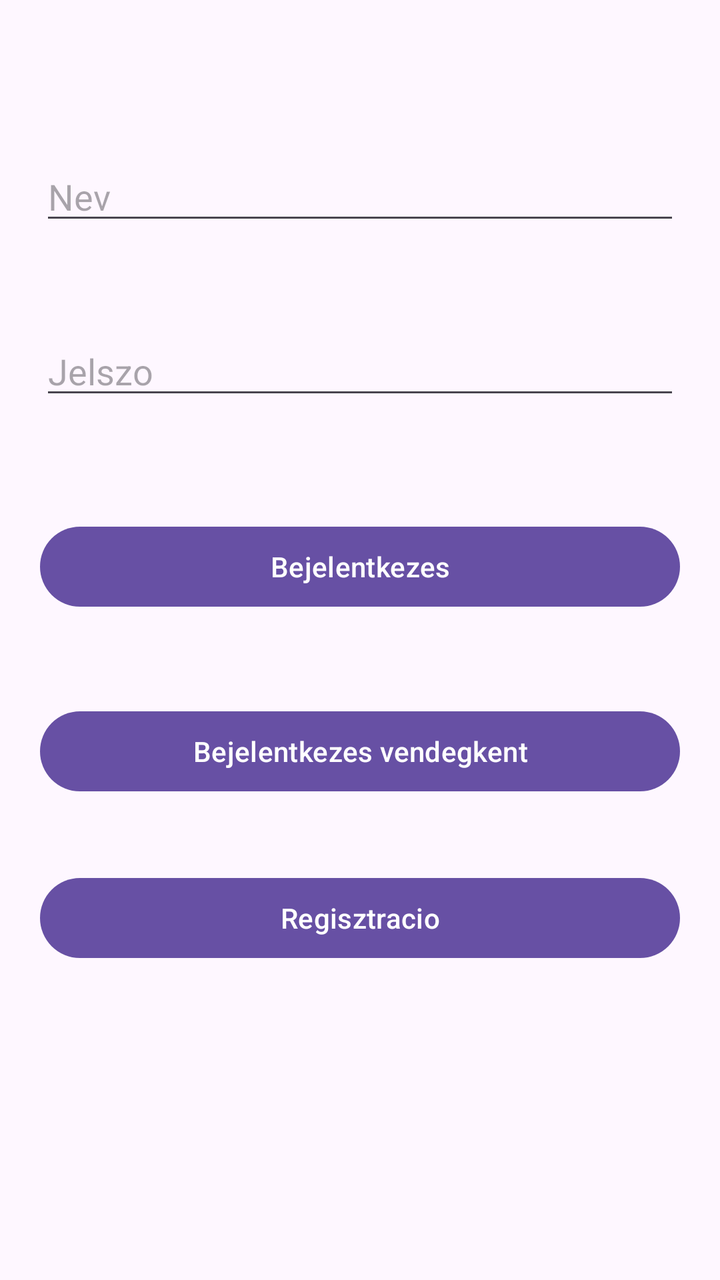
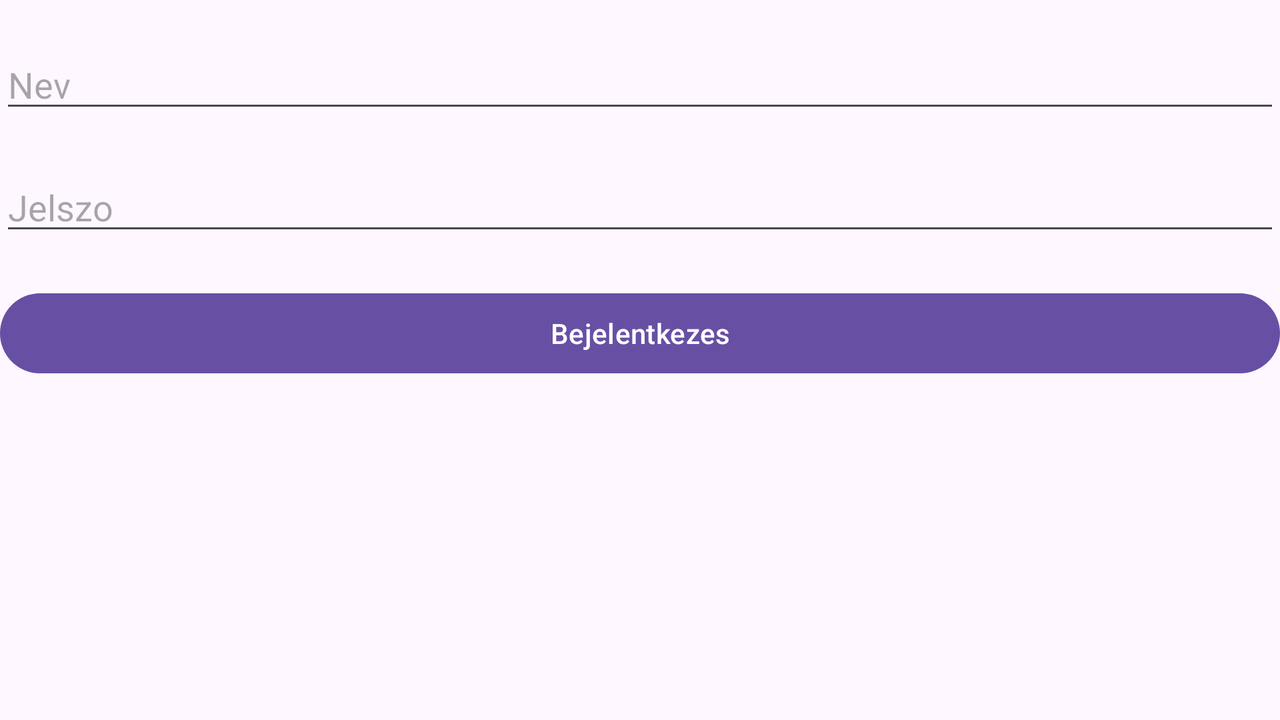

Compare how this app lays out the same screen by default and in its alternative resource folder. The renders come first, then the two layout files and the values they reference.
<!-- AndroidManifest.xml: application theme Theme.Reflextest -->
<!-- res/layout/activity_main.xml -->
<?xml version="1.0" encoding="utf-8"?>
<androidx.constraintlayout.widget.ConstraintLayout
    xmlns:android="http://schemas.android.com/apk/res/android"
    xmlns:app="http://schemas.android.com/apk/res-auto"
    xmlns:tools="http://schemas.android.com/tools"
    android:id="@+id/main"
    android:layout_width="match_parent"
    android:layout_height="match_parent"
    android:layout_margin="20dp"
    tools:context=".MainActivity">

    <EditText
        android:id="@+id/editTextUserName"
        android:layout_width="match_parent"
        android:layout_height="wrap_content"
        android:ems="10"
        android:hint="@string/name"
        android:inputType="text"
        app:layout_constraintBottom_toBottomOf="parent"
        app:layout_constraintTop_toTopOf="parent"
        app:layout_constraintVertical_bias="0.1"
        tools:layout_editor_absoluteX="0dp"
        android:autofillHints="Your email" />

    <EditText
        android:id="@+id/editTextPassword"
        android:layout_width="match_parent"
        android:layout_height="wrap_content"
        android:autofillHints="Min 8 character"
        android:ems="10"
        android:hint="@string/password"
        android:inputType="textPassword"
        app:layout_constraintBottom_toBottomOf="parent"
        app:layout_constraintTop_toBottomOf="@+id/editTextUserName"
        app:layout_constraintVertical_bias="0.1"
        tools:layout_editor_absoluteX="0dp" />

    <Button
        android:id="@+id/loginButton"
        android:layout_width="0dp"
        android:layout_height="wrap_content"
        android:layout_marginTop="20dp"
        android:onClick="login"
        android:text="@string/login"
        app:layout_constraintBottom_toBottomOf="parent"
        app:layout_constraintEnd_toEndOf="parent"
        app:layout_constraintHorizontal_bias="0.0"
        app:layout_constraintStart_toStartOf="parent"
        app:layout_constraintTop_toBottomOf="@+id/editTextPassword"
        app:layout_constraintVertical_bias="0.1" />

    <Button
        android:id="@+id/guestLoginButton"
        android:layout_width="0dp"
        android:layout_height="wrap_content"
        android:layout_marginTop="20dp"
        android:onClick="loginAsGuest"
        android:text="@string/guest_login"
        app:layout_constraintBottom_toBottomOf="parent"
        app:layout_constraintEnd_toEndOf="parent"
        app:layout_constraintHorizontal_bias="0.0"
        app:layout_constraintStart_toStartOf="parent"
        app:layout_constraintTop_toBottomOf="@+id/loginButton"
        app:layout_constraintVertical_bias="0.1" />

    <Button
        android:id="@+id/registerButton"
        android:layout_width="0dp"
        android:layout_height="wrap_content"
        android:layout_marginTop="20dp"
        android:onClick="register"
        android:text="@string/registration"
        app:layout_constraintBottom_toBottomOf="parent"
        app:layout_constraintEnd_toEndOf="parent"
        app:layout_constraintHorizontal_bias="0.0"
        app:layout_constraintStart_toStartOf="parent"
        app:layout_constraintTop_toBottomOf="@+id/guestLoginButton"
        app:layout_constraintVertical_bias="0.1" />

</androidx.constraintlayout.widget.ConstraintLayout>
<!-- resources referenced by this layout -->
<resources>
  <string name="guest_login">Bejelentkezes vendegkent</string>
  <string name="login">Bejelentkezes</string>
  <string name="name">Nev</string>
  <string name="password">Jelszo</string>
  <string name="registration">Regisztracio</string>
  <style name="Theme.Reflextest" parent="Base.Theme.Reflextest" />
  <style name="Base.Theme.Reflextest" parent="Theme.Material3.DayNight.NoActionBar">
          
          
      </style>
</resources>
<!-- res/layout-land/activity_main.xml (the repository's variant of the layout above) -->
<!-- drawn on the phone turned sideways -->
<?xml version="1.0" encoding="utf-8"?>
<LinearLayout
    xmlns:android="http://schemas.android.com/apk/res/android"
    xmlns:tools="http://schemas.android.com/tools"
    android:id="@+id/main"
    android:layout_width="match_parent"
    android:layout_height="match_parent"
    android:orientation="vertical"
    tools:context=".MainActivity">

    <EditText
        android:id="@+id/editTextUserName"
        android:layout_width="match_parent"
        android:layout_height="wrap_content"
        android:ems="10"
        android:hint="@string/name"
        android:inputType="text"
        android:layout_marginTop="20dp"
        tools:layout_editor_absoluteX="16dp" />

    <EditText
        android:id="@+id/editTextPassword"
        android:layout_width="match_parent"
        android:layout_height="wrap_content"
        android:ems="10"
        android:hint="@string/password"
        android:inputType="textPassword"
        android:layout_marginTop="20dp"
        tools:layout_editor_absoluteX="0dp" />

    <Button
        android:id="@+id/loginButton"
        android:layout_width="match_parent"
        android:layout_height="wrap_content"
        android:text="@string/login"
        android:layout_marginTop="20dp"
        android:onClick="login" />

</LinearLayout>
<!-- resources referenced by the variant -->
<!-- as the phone turned sideways resolves them -->
<resources>
  <string name="login">Bejelentkezes</string>
  <string name="name">Nev</string>
  <string name="password">Jelszo</string>
  <style name="Theme.Reflextest" parent="Base.Theme.Reflextest" />
  <style name="Base.Theme.Reflextest" parent="Theme.Material3.DayNight.NoActionBar">
          
          
      </style>
</resources>
